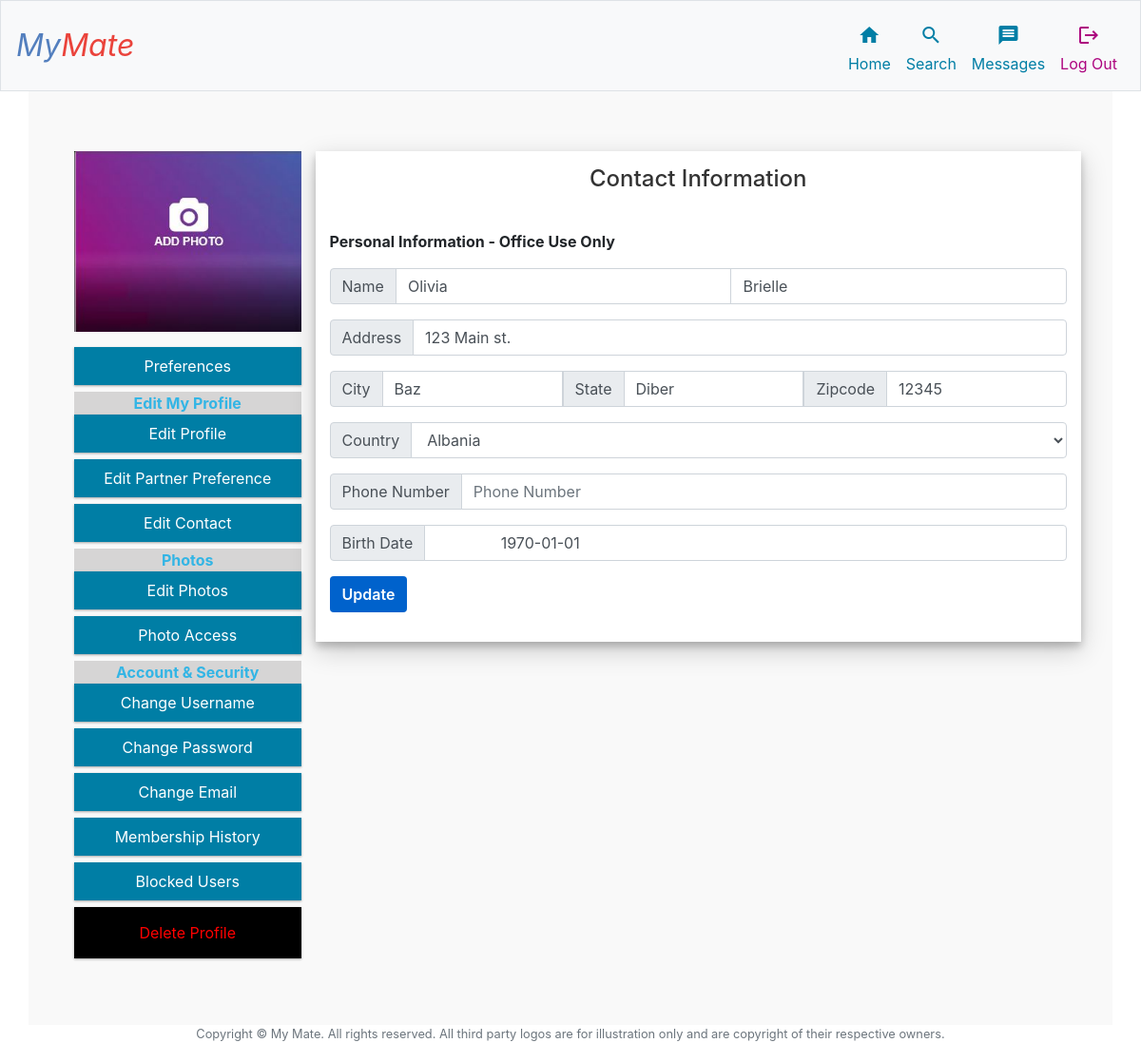
The page /editContact (signed in) on the database its author committed.
### tables this page shows
CREATE TABLE "contact" (contactID INTEGER, userID INTEGER, firstName TEXT NOT NULL, lastName TEXT NOT NULL, address TEXT NOT NULL, country TEXT NOT NULL, state TEXT NOT NULL, city TEXT NOT NULL,'zipcode' text NOT NULL, dob date NOT NULL, PRIMARY KEY (contactID), FOREIGN KEY (userID) REFERENCES users(userID) ON DELETE CASCADE);

### app.py (the view)
@app.route("/editContact", methods=["GET"])
@login_required
def editContact():
    contact = db.execute(
        "SELECT * FROM contact WHERE contact.userID = ?", session["user_id"]
    )
    return render_template("edits/editContact.html", contact=contact)

### app.py (called while the page is built)
@app.after_request
def after_request(response):
    response.headers["Cache-Control"] = "no-cache, no-store, must-revalidate"
    response.headers["Expires"] = 0
    response.headers["Pragma"] = "no-cache"
    return response

### helpers.py (called while the page is built)
def login_required(f):
    @wraps(f)
    def decorated_function(*args, **kwargs):
        if session.get("user_id") is None:
            return redirect("/login")
        return f(*args, **kwargs)
    return decorated_function

### templates/edits/editContact.html (shortened to what this page needs)
{% extends "shared/editlayout.html" %}  {% block edit %}
<div class="col-9">
  <div class="row">
    <div class="col-md-12 register-form mx-auto">
      <h4>Contact Information</h4>
      <form action="/contact" method="post">
        <div class="form-group text-left headings">
          <b>Personal Information - Office Use Only</b>
        </div>
        <div class="input-group mb-3">
          <div class="input-group-prepend">
            <span class="input-group-text">Name</span>
          </div>
          <input
            class="form-control"
            type="text"
            name="firstname"
            value="{{ contact[0]['firstName'] }}"
            placeholder="First Name"
          />
          <input
            class="form-control"
            type="text"
            name="lastname"
            value="{{ contact[0]['lastName'] }}"
            placeholder="last Name"
          />
        </div>
        <div class="input-group mb-3">
          <div class="input-group-prepend">
            <span class="input-group-text">Address</span>
          </div>
          <input
            class="form-control"
            type="text"
            name="address"
            value="{{ contact[0]['address'] }}"
            placeholder="Address"
          />
        </div>
        <div class="input-group mb-3">
          <div class="input-group-prepend">
            <span class="input-group-text">City</span>
          </div>
          <input
            class="form-control"
            type="text"
            name="city"
            value="{{ contact[0]['city'] }}"
            id="cityId"
            placeholder="City"
            required
          />
          <div class="input-group-prepend">
            <span class="input-group-text">State</span>
          </div>
          <input
            class="form-control"
            type="text"
            name="state"
            value="{{ contact[0]['state'] }}"
            id="stateId"
            placeholder="State"
            required
          />
          <div class="input-group-prepend">
            <span class="input-group-text">Zipcode</span>
          </div>
          <input
            class="form-control"
            name="zip"
            type="text"
            value="{{ contact[0]['zipcode'] }}"
            placeholder="Zipcode"
          />
        </div>
        <div class="input-group mb-3">
          <div class="input-group-prepend">
            <span class="input-group-text">Country</span>
          </div>
          <select class="form-control" name="country" id="country">
            <option value="{{ contact[0]['country'] }}" selected="selected">
              {{ contact[0]['country'] }}
            </option>
          </select>
        </div>
        <div class="input-group mb-3">
            <div class="input-group-prepend">
                <span class="input-group-text">Phone Number</span>
            </div>
            <input
                class="form-control"
                name="phone"
                type="tel"
                value="{{ contact[0]['phone'] }}"
                placeholder="Phone Number"
            />
        </div>
        <div class="input-group mb-3">
          <div class="input-group-prepend">
            <span class="input-group-text">Birth Date</span>
          </div>
          <input
            class="form-control"
            name="dob"
            type="text"
            onfocus="this.type = 'date'"
            value="{{ contact[0]['dob'] }}"
            placeholder="Birth Date"
          />
        </div>
        <div class="form-group" align="left">
          <button class="btn btnSubmit" type="submit">Update</button>
        </div>
      </form>
    </div>
  </div>
</div>
{% endblock %}

### static/styles.css (style rules this page uses)
main .form-control { display: inline-block; }
option:checked, option:hover { color: white; }
.register-form { padding: 5%; box-shadow: 0 5px 8px 0 rgba(0, 0, 0, 0.2), 0 9px 26px 0 rgba(0, 0, 0, 0.19); background-color: #fff; }
.register-form h4 { text-align: center; color: #333; margin-bottom: 5%; }
.register-form .btnSubmit { font-weight: 600; color: #fff; background-color: #0062cc; }
.mb-3, .my-3 { margin-bottom: 1rem!important; }
body { margin-top: 20px; background: #F5F5F5; }
* { box-sizing: border-box; }
.row::after { content: ""; clear: both; display: table; }
[class*="col-"] { float: left; padding: 15px; }
.col-9 { width: 75%; }

### rows shown on the page
contact: firstname "Olivia", lastname "Brielle", address "123 Main st.", city "Baz", state "Diber", zip "12345", country "Albania", dob "1970-01-01"
